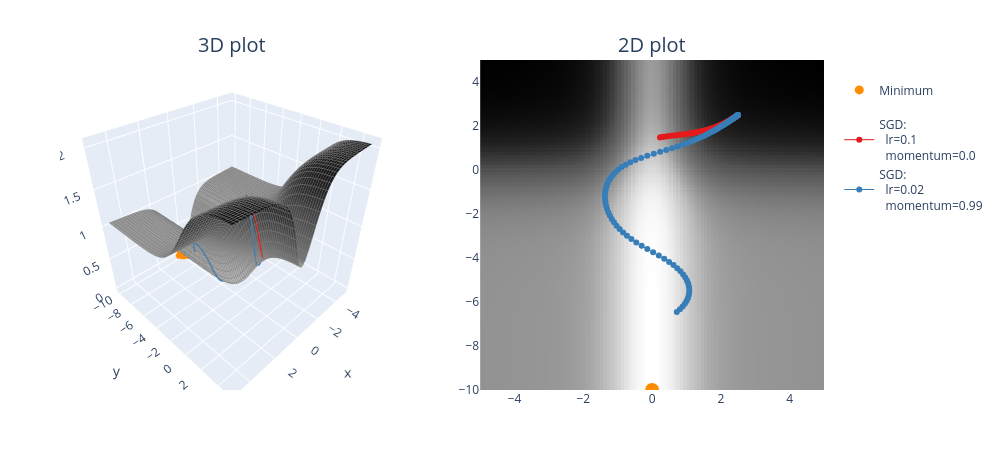

Write notebook code for a chart like this one.
### Markdown cell above
### Exercise - implement `opt_fn_with_sgd`

> ```yaml
> Difficulty: 🔴🔴🔴⚪⚪
> Importance: 🔵🔵🔵🔵⚪
> 
> You should spend up to 15-20 minutes on this exercise.
> ```

Implement the `opt_fn_with_sgd` function using `torch.optim.SGD`. This function optimizes parameters `(x, y)` (which represent coordinates at which we evaluate a function) using gradient descent on that function value. In other words, this should look just like your optimization loops in previous days' material, except rather than passing in `model.parameters()` to your optimizer, you pass in `(xy,)` (because it needs to be an iterable of parameters, not just a single parameter).

Remember, your update steps `optimizer.step()` will automatically change the values of `xy` inplace - this means that you shouldn't store past values like `xy_list.append(xy)` because then past elements of that list will be modified when `xy` is updated. Instead, you should use something like `xy_list.append(xy.detach().clone())` to make sure you're returning a copy of the tensor, which won't continue to be modified.

We've also provided you with a function `plot_fn_with_points`, which plots a function as well as a list of points produced by functions like the one above. The code below starts from `(2.5, 2.5)` and adds the resulting trajectory of `(x, y)` coordinates to the contour plot. Does it find the minimum? Play with the learning rate and momentum a bit and see how close you can get within 100 iterations.

### Code cell
def opt_fn_with_sgd(
    fn: Callable, xy: Float[Tensor, "2"], lr=0.001, momentum=0.98, n_iters: int = 100
) -> Float[Tensor, "n_iters 2"]:
    """
    Optimize the a given function starting from the specified point.

    xy: shape (2,). The (x, y) starting point.
    n_iters: number of steps.
    lr, momentum: parameters passed to the torch.optim.SGD optimizer.

    Return: (n_iters+1, 2). The (x, y) values, from initial values to values after step `n_iters`.
    """
    # Make sure tensor has requires_grad=True, otherwise it can't be optimized (more on this tomorrow!)
    assert xy.requires_grad

    optimizer = t.optim.SGD((xy,), lr=lr, momentum=momentum)

    xy_list = [xy.detach().clone()]

    for i in range(n_iters):
        fn(xy[0], xy[1]).backward()
        optimizer.step()
        optimizer.zero_grad()
        xy_list.append(xy.detach().clone())

    return t.stack(xy_list)

points = []

optimizer_list = [
    (optim.SGD, {"lr": 0.1, "momentum": 0.0}),
    (optim.SGD, {"lr": 0.02, "momentum": 0.99}),
]

for optimizer_class, params in optimizer_list:
    xy = t.tensor([2.5, 2.5], requires_grad=True)
    xys = opt_fn_with_sgd(
        pathological_curve_loss, xy=xy, lr=params["lr"], momentum=params["momentum"]
    )
    points.append((xys, optimizer_class, params))
    print(f"{params=}, last point={xys[-1]}")

plot_fn_with_points(pathological_curve_loss, points=points, min_points=[(0, "y_min")])
